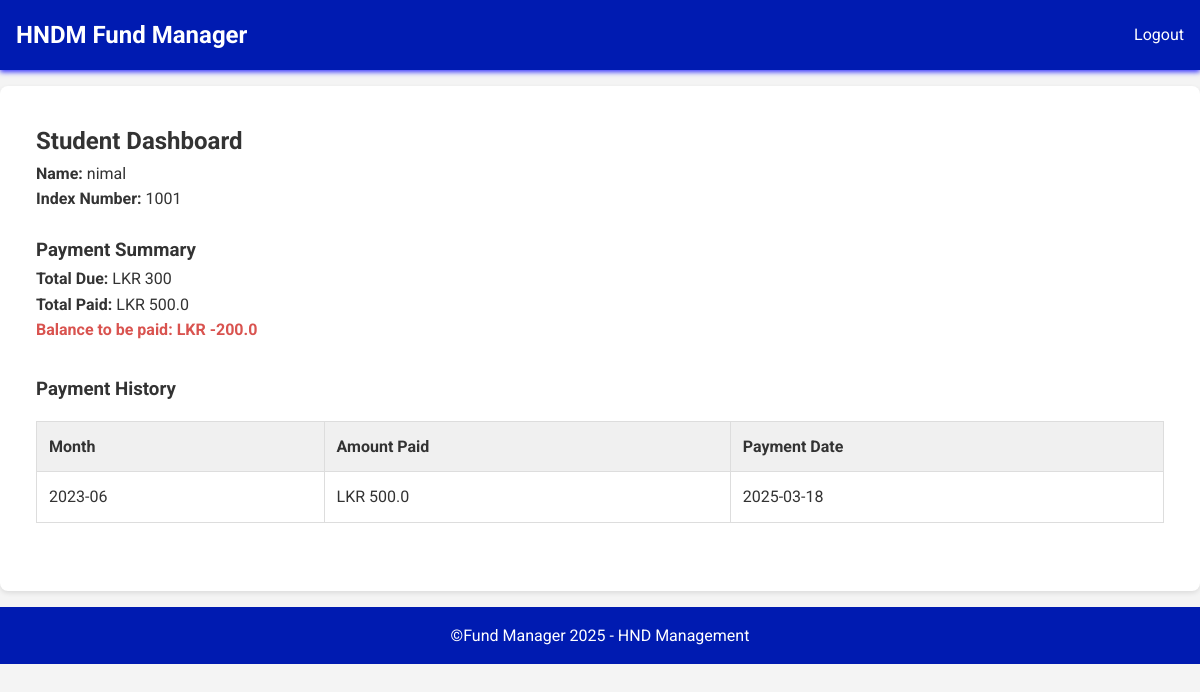
/student/dashboard (signed in), run on an earlier commit of the app's database.
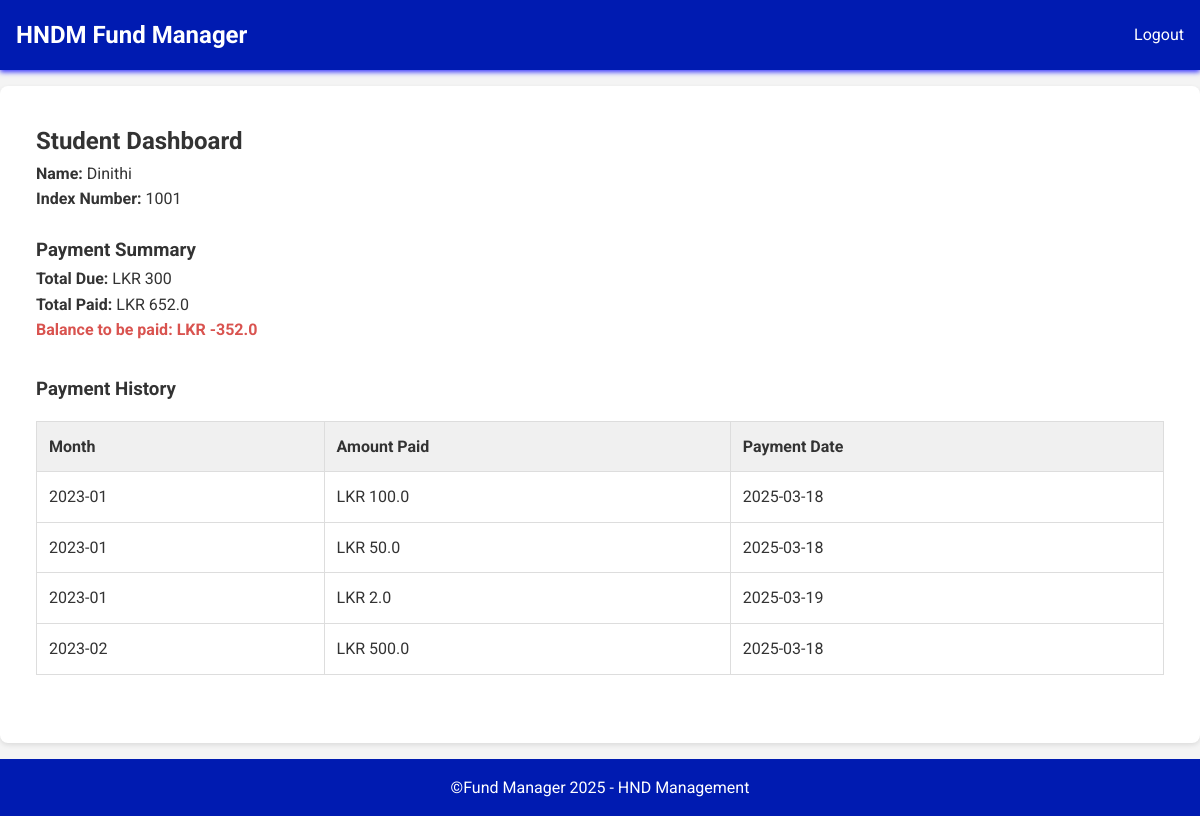
And on a later commit of the database.
### tables this page shows
CREATE TABLE Students (
    student_id INTEGER PRIMARY KEY AUTOINCREMENT,
    index_number TEXT UNIQUE NOT NULL,
    name TEXT NOT NULL,
    password TEXT NOT NULL
);

CREATE TABLE Payments (
    payment_id INTEGER PRIMARY KEY AUTOINCREMENT,
    student_id INTEGER NOT NULL,
    month TEXT NOT NULL,
    amount_paid REAL NOT NULL,
    payment_date TEXT NOT NULL,
    FOREIGN KEY (student_id) REFERENCES Students(student_id)
);

### app.py (the view)
@app.route('/student/dashboard')
def student_dashboard():
    if 'student_id' not in session:
        return redirect(url_for('student_login'))
    student_id = session['student_id']
    student = database.get_db().execute('SELECT * FROM Students WHERE student_id = ?', (student_id,)).fetchone()
    payments = database.get_student_payments(student_id)
    total_due = calculate_total_due(student_id)  # Implement this function
    total_paid = sum([p['amount_paid'] for p in payments])
    return render_template('student_dashboard.html', student=student, payments=payments, total_due=total_due, total_paid=total_paid)

### app.py (called while the page is built)
def calculate_total_due(student_id):
    monthly_fee = 100
    current_year = datetime.datetime.now().year
    current_month = datetime.datetime.now().month
    start_year = 2025  # Example start year
    start_month = 1   # Example start month
    total_months = (current_year - start_year) * 12 + (current_month - start_month) + 1
    total_due = total_months * monthly_fee
    return total_due

### database.py (called while the page is built)
def get_db():
    db = sqlite3.connect(DATABASE)
    db.row_factory = sqlite3.Row  # Access columns by name
    return db

def get_student_payments(student_id):
    db = get_db()
    cur = db.execute('SELECT * FROM Payments WHERE student_id = ? ORDER BY month', (student_id,))
    payments = cur.fetchall()
    db.close()
    return payments

### templates/student_dashboard.html (shortened to what this page needs)
{% extends "base.html" %}
{% block navbar %}
     <a href="{{ url_for('logout') }}" class="nav-link">Logout</a>
{% endblock %}
{% block content %}
    <div class="dashboard-container">
        <h2>Student Dashboard</h2>
        <p class="student-info">
            <strong>Name:</strong> {{ student.name }}<br>
            <strong>Index Number:</strong> {{ student.index_number }}
        </p>
        <div class="summary-section">
            <h3>Payment Summary</h3>
            <p><strong>Total Due:</strong> LKR {{ total_due }}</p>
            <p><strong>Total Paid:</strong> LKR {{ total_paid }}</p>
            <p class="balance"><strong>Balance to be paid:</strong> LKR {{ total_due - total_paid }}</p>
        </div>
        <div class="history-section">
            <h3>Payment History</h3>
            <table>
                <thead>
                    <tr>
                        <th>Month</th>
                        <th>Amount Paid</th>
                        <th>Payment Date</th>
                    </tr>
                </thead>
                <tbody>
                    {% for payment in payments %}
                    <tr>
                        <td>{{ payment.month }}</td>
                        <td>LKR {{ payment.amount_paid }}</td>
                        <td>{{ payment.payment_date }}</td>
                    </tr>
                    {% endfor %}
                </tbody>
            </table>
        </div>
    </div>
{% endblock %}

### templates/base.html (shortened to what this page needs)
<!DOCTYPE html>
<html lang="en">
<head>
    <link rel="stylesheet" href="{{ url_for('static', filename='style.css') }}">
</head>
<body>
    <header>
        <nav>
            <div class="logo">HNDM Fund Manager</div>
            {% block navbar %}
            {% endblock %}
        </nav>
    </header>
    <main>
        <section class="content">
            {% block content %}{% endblock %}
        </section>
    </main>
    <footer>
        <p>©Fund Manager 2025 - HND Management</p>
    </footer>
</body>
</html>

### static/style.css (style rules this page uses)
* { box-sizing: border-box; margin: 0; padding: 0; }
body { font-family: 'Roboto', sans-serif; line-height: 1.6; background-color: #f4f4f4; color: #333; margin: 0; }
header { background-color: #001bb1; color: #fff; padding: 1rem 0; box-shadow: 0 2px 5px rgba(4, 0, 255, 0.788); }
nav { display: flex; justify-content: space-between; align-items: center; max-width: 1200px; margin: 0 auto; padding: 0 1rem; }
.logo { font-size: 1.5rem; font-weight: bold; }
.nav-link { color: #fff; text-decoration: none; margin-left: 1rem; transition: color 0.3s ease; }
main { max-width: 1200px; margin: 1rem auto; padding: 1rem; background-color: #fff; border-radius: 8px; box-shadow: 0 2px 5px rgba(0, 0, 0, 0.1); }
.content { padding: 20px; }
footer { text-align: center; padding: 1rem 0; background-color: #001bb1; color: #fff; }
table { border-collapse: collapse; width: 100%; margin-top: 1rem; }
th, td { border: 1px solid #ddd; padding: 0.75rem; text-align: left; }
th { background-color: #f0f0f0; }
.student-info { margin-bottom: 1.5rem; }
.summary-section, .history-section { margin-bottom: 2rem; }
.balance { font-weight: bold; color: #d9534f; }

What changed in the data, as far as the page shows it:
changed Students: name "nimal" → "Dinithi"
added Payments: month "2023-01", amount_paid "100.0", payment_date "2025-03-18"
added Payments: month "2023-01", amount_paid "50.0", payment_date "2025-03-18"
added Payments: month "2023-01", amount_paid "2.0", payment_date "2025-03-19"
changed Payments (number 4 of 4 on the later page): month "2023-06" → "2023-02"
Also different on the page:
{{ total_paid }}: "500.0" → "652.0"
{{ total_due - total_paid }}: "-200.0" → "-352.0"
